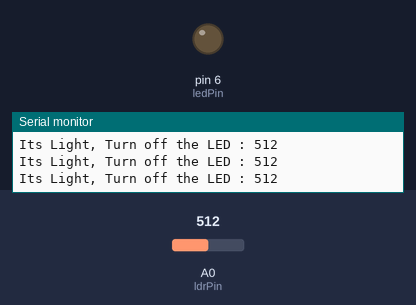
A sketch run on a simulated Arduino Uno, built with avr-gcc and run on an emulated ATmega328P. Shown: output pins drawn as LEDs (lit = HIGH), the last lines printed to the serial monitor. The inputs (shaded band) are chosen by the test bench; at power-on: A0 (ldrPin) = 512.

Above: at 1.2 s.
1.3 s: A0 (ldrPin) set to 23
4.3 s: A0 (ldrPin) set to 19
At 4.8 s:
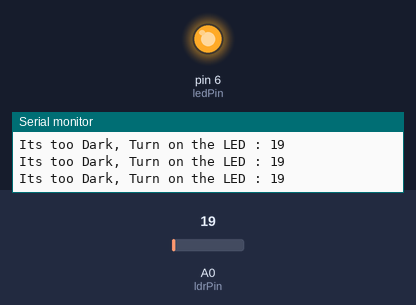
5.8 s: A0 (ldrPin) set to 1023
At 7.0 s:
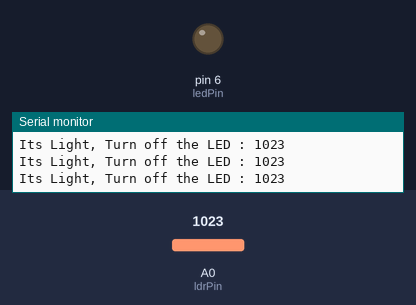
7.3 s: A0 (ldrPin) set to 10
At 8.1 s:
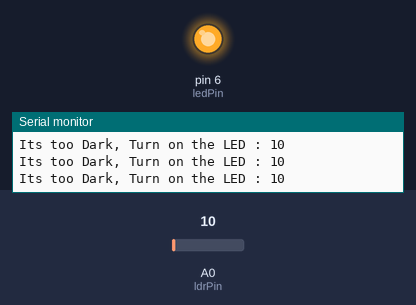
Timing chart, 0 to 9.8 s (numbered marks = the images above; inputs shaded):
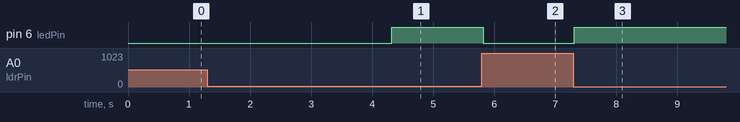

Measured:
- the behaviour switches between 21 and 20 on A0 (ldrPin) (found by bisection; images 0 and 1)
- after the input at 4.3 s, pin 6 (ledPin): LOW → HIGH at once
- after the input at 5.8 s, pin 6 (ledPin): HIGH → LOW at once
- after the input at 7.3 s, pin 6 (ledPin): LOW → HIGH at once

The sketch:

LDR.ino
```cpp
const int ledPin = 6;

const int ldrPin = A0;

void setup() {

Serial.begin(9600);

pinMode(ledPin, OUTPUT);

pinMode(ldrPin, INPUT);

}

void loop() {

int ldrStatus = analogRead(ldrPin);

if (ldrStatus <= 20) {

digitalWrite(ledPin, HIGH);

Serial.print("Its too Dark, Turn on the LED : ");

Serial.println(ldrStatus);

} else {

digitalWrite(ledPin, LOW);

Serial.print("Its Light, Turn off the LED : ");

Serial.println(ldrStatus);

}

}
```
